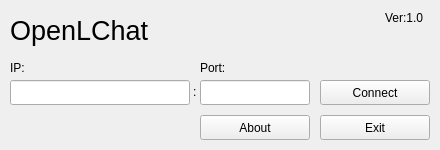
<?xml version="1.0" encoding="UTF-8"?>
<ui version="4.0">
 <class>MainWindow</class>
 <widget class="QMainWindow" name="MainWindow">
  <property name="geometry">
   <rect>
    <x>0</x>
    <y>0</y>
    <width>440</width>
    <height>150</height>
   </rect>
  </property>
  <property name="windowTitle">
   <string>OpenLChat</string>
  </property>
  <widget class="QWidget" name="centralwidget">
   <widget class="QLineEdit" name="IPLine">
    <property name="geometry">
     <rect>
      <x>10</x>
      <y>80</y>
      <width>180</width>
      <height>25</height>
     </rect>
    </property>
    <property name="maxLength">
     <number>15</number>
    </property>
   </widget>
   <widget class="QLineEdit" name="PortLine">
    <property name="geometry">
     <rect>
      <x>200</x>
      <y>80</y>
      <width>110</width>
      <height>25</height>
     </rect>
    </property>
    <property name="maxLength">
     <number>5</number>
    </property>
   </widget>
   <widget class="QLabel" name="label">
    <property name="geometry">
     <rect>
      <x>193</x>
      <y>82</y>
      <width>10</width>
      <height>20</height>
     </rect>
    </property>
    <property name="text">
     <string>:</string>
    </property>
   </widget>
   <widget class="QPushButton" name="ConnectButton">
    <property name="geometry">
     <rect>
      <x>320</x>
      <y>80</y>
      <width>110</width>
      <height>25</height>
     </rect>
    </property>
    <property name="text">
     <string>Connect</string>
    </property>
   </widget>
   <widget class="QLabel" name="label_2">
    <property name="geometry">
     <rect>
      <x>10</x>
      <y>60</y>
      <width>55</width>
      <height>16</height>
     </rect>
    </property>
    <property name="text">
     <string>IP:</string>
    </property>
   </widget>
   <widget class="QLabel" name="label_3">
    <property name="geometry">
     <rect>
      <x>200</x>
      <y>60</y>
      <width>55</width>
      <height>16</height>
     </rect>
    </property>
    <property name="text">
     <string>Port:</string>
    </property>
   </widget>
   <widget class="QLabel" name="label_4">
    <property name="geometry">
     <rect>
      <x>10</x>
      <y>10</y>
      <width>140</width>
      <height>40</height>
     </rect>
    </property>
    <property name="font">
     <font>
      <pointsize>20</pointsize>
     </font>
    </property>
    <property name="text">
     <string>OpenLChat</string>
    </property>
   </widget>
   <widget class="QLabel" name="VersionLabel">
    <property name="geometry">
     <rect>
      <x>385</x>
      <y>10</y>
      <width>45</width>
      <height>16</height>
     </rect>
    </property>
    <property name="text">
     <string>Ver:1.0</string>
    </property>
   </widget>
   <widget class="QPushButton" name="AboutButton">
    <property name="geometry">
     <rect>
      <x>200</x>
      <y>115</y>
      <width>110</width>
      <height>25</height>
     </rect>
    </property>
    <property name="text">
     <string>About</string>
    </property>
   </widget>
   <widget class="QPushButton" name="ExitButton">
    <property name="geometry">
     <rect>
      <x>320</x>
      <y>115</y>
      <width>110</width>
      <height>25</height>
     </rect>
    </property>
    <property name="text">
     <string>Exit</string>
    </property>
   </widget>
   <zorder>label</zorder>
   <zorder>IPLine</zorder>
   <zorder>PortLine</zorder>
   <zorder>ConnectButton</zorder>
   <zorder>label_2</zorder>
   <zorder>label_3</zorder>
   <zorder>label_4</zorder>
   <zorder>VersionLabel</zorder>
   <zorder>AboutButton</zorder>
   <zorder>ExitButton</zorder>
  </widget>
 </widget>
 <resources/>
 <connections/>
</ui>
